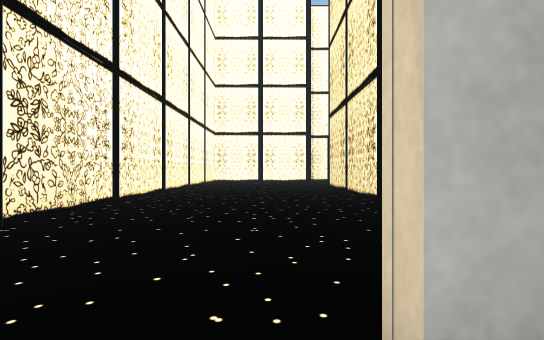
view 1 (above)

17 first-person views from a walk through a Unity game level. The camera is 0.72 m above the floor, looks level and sees 85° across. Doors are open. The floor is counted in squares, 1 m on a side. Each view is taken from the middle of a square. On the plan, view 1 faces up. The plan holds only what a view shows up to about 10 squares ahead; the rest is blank. The place goes on beyond the plan. The player is left out. Some surface patterns are stand-ins.

view 2
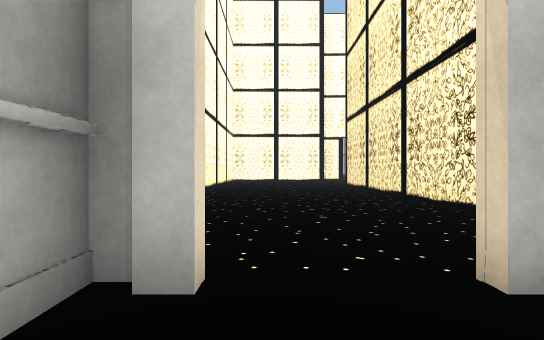

view 3
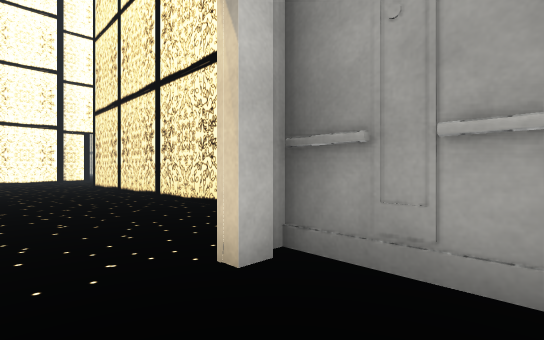

view 4
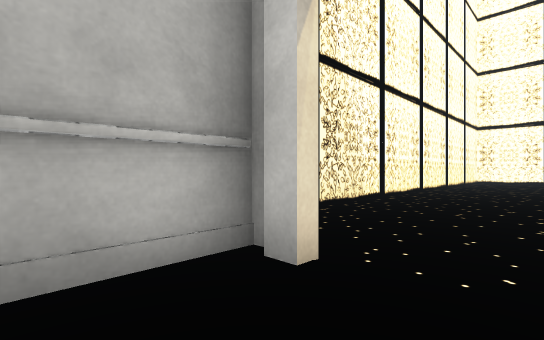

view 5
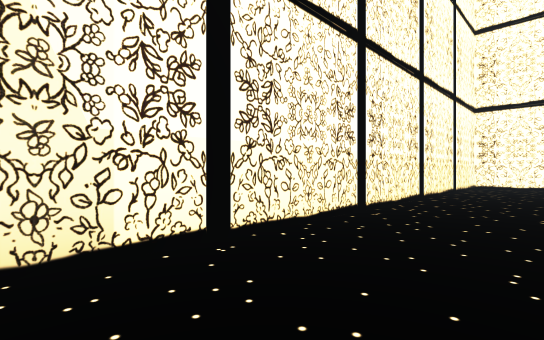

view 6
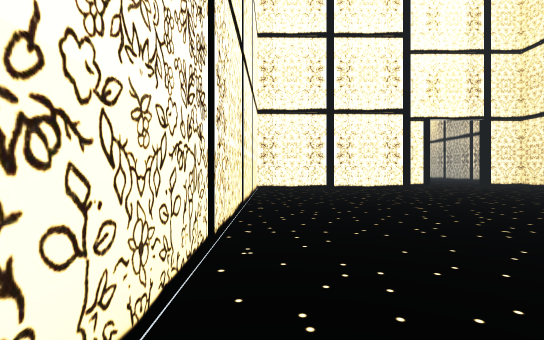

view 7
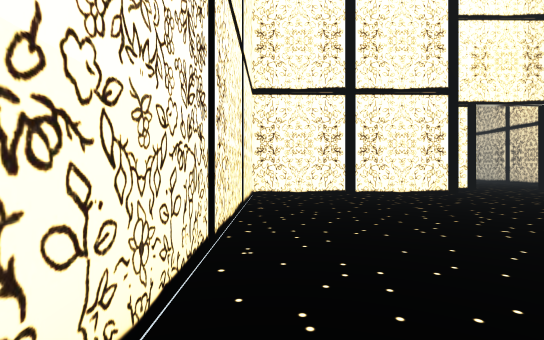

view 8
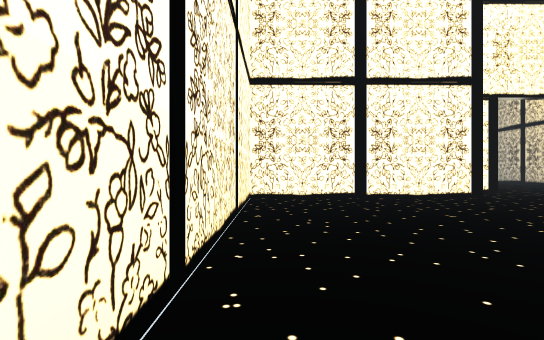

view 9
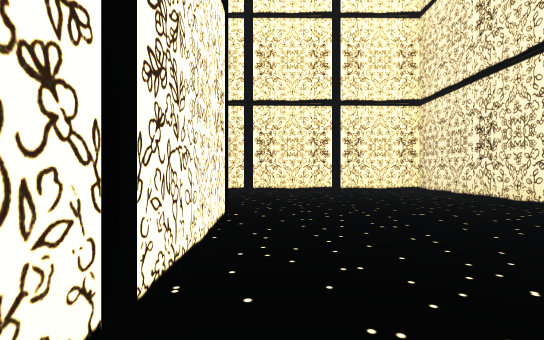

view 10
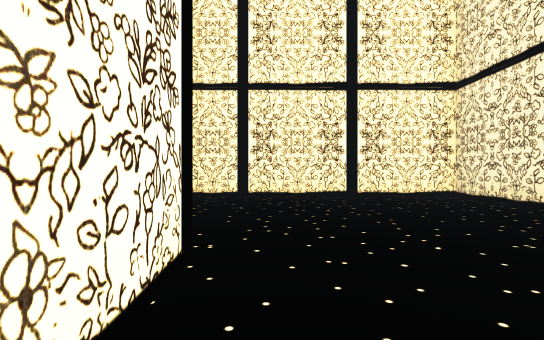

view 11
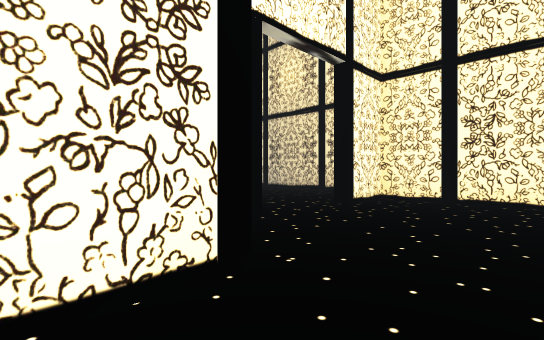

view 12
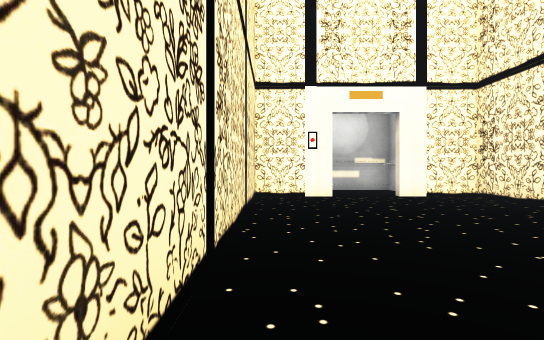

view 13
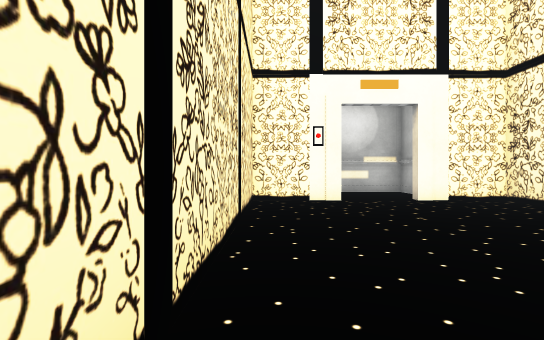

view 14
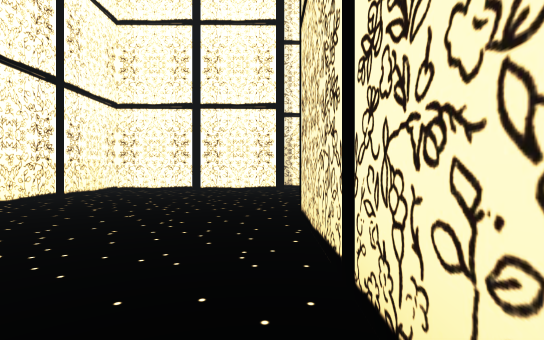

view 15
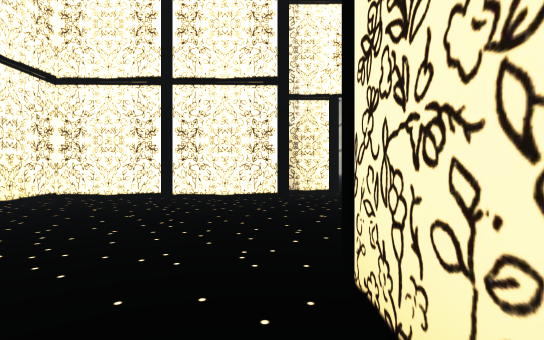

view 16
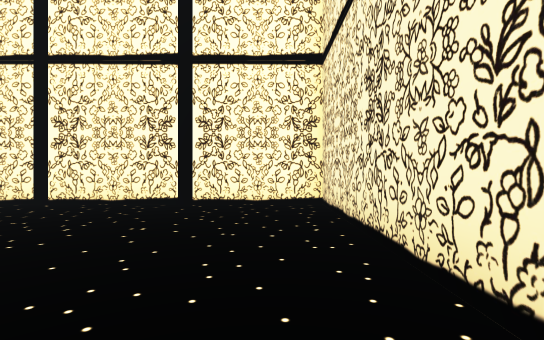

view 17
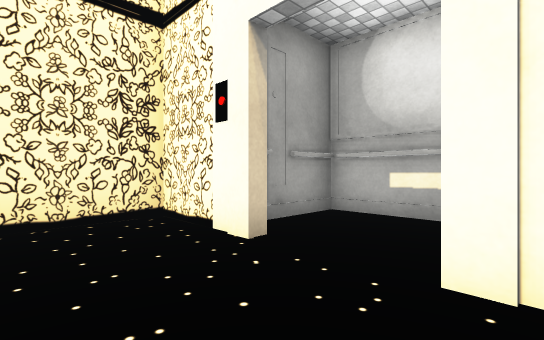

### Floor plan
Ten units are one square. View 1 is at (0, 0); x grows to the right and y downward. Boxes are objects, and circles mark ways between rooms. Rooms are numbered by the first view taken in them; rooms with no view inside come last. Other rooms are left out.
<svg viewBox="-41 -215 128 236">
<path fill="none" stroke="#000" d="M-22 -9 -22 16 11 16 11 -10M8 -7 2 -7M31 -129 82 -129 82 -203 65 -203M25 -187 -36 -187 -36 -9 -14 -9M41 -203 25 -203M2 -9 25 -9 25 -128"/>
<circle cx="-5" cy="-10" r="3" fill="#2a7"/>
<text x="-10" y="0">1</text>
<text x="10" y="-120">2</text>
</svg>
Room 1 opens to room 2.

Where each view was taken, in squares from view 1:
view 1: 0 up, 0 right, facing up
view 2: 1 down, 1 left, facing up
view 3: 1 down, 1 left, facing up-right
view 4: 1 down, 0 right, facing up-left
view 5: 5 up, 1 left, facing up-left
view 6: 7 up, 3 left, facing up
view 7: 10 up, 3 left, facing up
view 8: 11 up, 3 left, facing up
view 9: 18 up, 2 left, facing right
view 10: 18 up, 0 right, facing right
view 11: 17 up, 1 right, facing up-right
view 12: 9 up, 2 right, facing down
view 13: 8 up, 2 right, facing down
view 14: 8 up, 2 right, facing up
view 15: 11 up, 2 right, facing up
view 16: 14 up, 2 right, facing right
view 17: 3 up, 2 left, facing down-right
